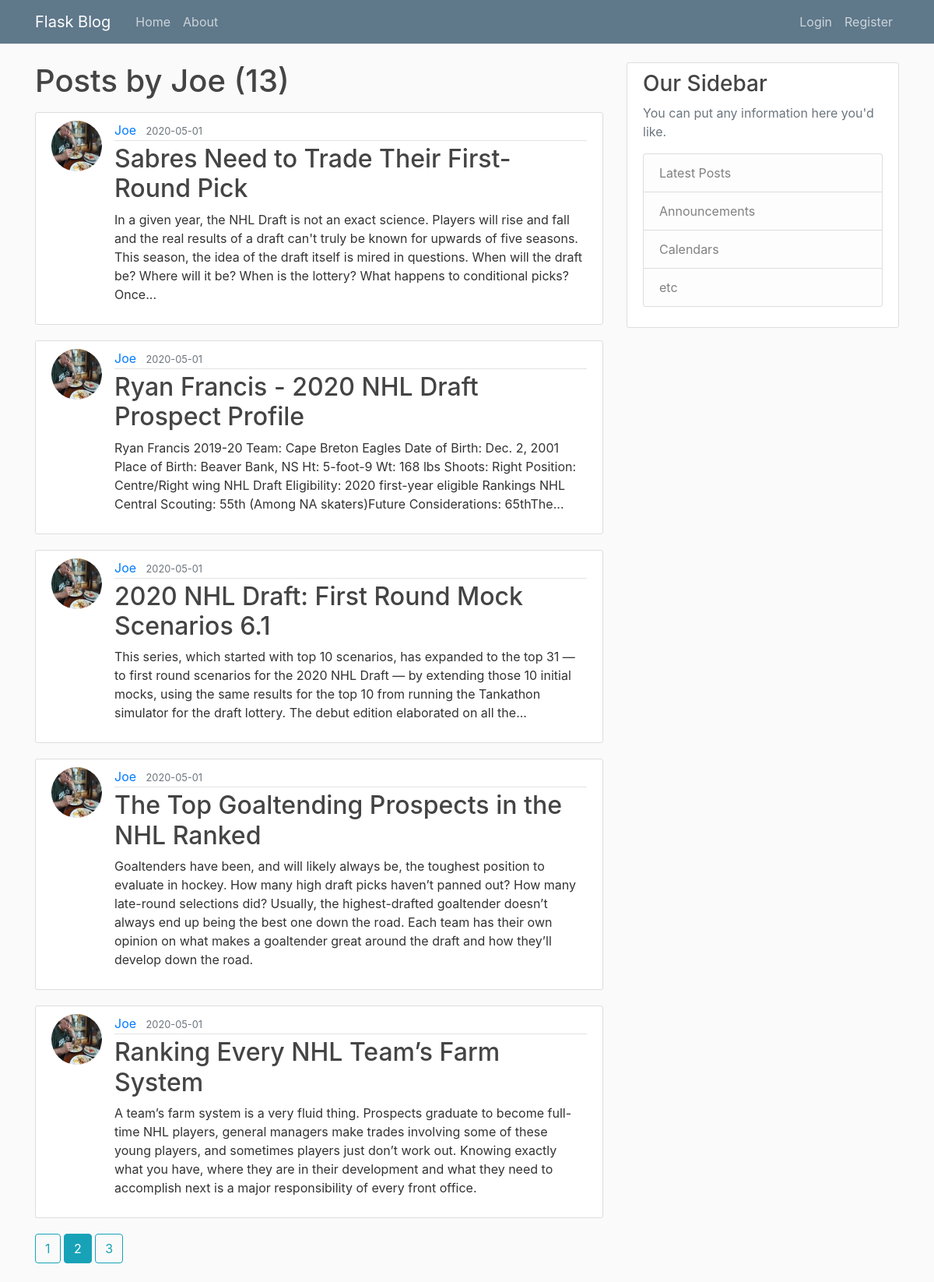
Screenshot of /user/Joe?page=2 with the database file from the repository.
### flask_blog/models.py (models this page shows, shortened)
class User(db.Model, UserMixin):
    id = db.Column(db.Integer, primary_key=True)
    username = db.Column(db.String(20), unique=True, nullable=False)
    email = db.Column(db.String(120), unique=True, nullable=False)
    image_file = db.Column(db.String(20), nullable=False, default='default.jpg')
    password = db.Column(db.String(60), nullable=False)
    posts = db.relationship('Post', backref='author', lazy=True)

class Post(db.Model):
    id = db.Column(db.Integer, primary_key=True)
    title = db.Column(db.String(100), nullable=False)
    date_posted = db.Column(db.DateTime, nullable=False, default=datetime.utcnow)
    content = db.Column(db.Text, nullable=False)
    user_id = db.Column(db.Integer, db.ForeignKey('user.id'), nullable=False)

### flask_blog/routes.py (the view)
@app.route("/user/<string:username>")
def user_posts(username):
    page = request.args.get('page', 1, type=int)
    user = User.query.filter_by(username=username).first_or_404()
    posts = Post.query.filter_by(author=user)\
        .order_by(Post.date_posted.desc())\
        .paginate(page=page, per_page=5)
    return render_template('user_posts.html', posts=posts, user=user)

### flask_blog/templates/user_posts.html
{% extends "layout.html" %}
{% block content %}
    <h1 class="mb-3">Posts by {{ user.username }} ({{ posts.total}})</h1>
    {% for post in posts.items %}
        <article class="media content-section">
            <img class="rounded-circle article-img" src="{{ url_for('static', filename='profile_pics/' + post.author.image_file) }}">
          <div class="media-body">
            <div class="article-metadata">
              <a class="mr-2" href="{{ url_for('user_posts', username=post.author.username) }}">{{ post.author.username }}</a>
              <small class="text-muted">{{ post.date_posted.strftime('%Y-%m-%d') }}</small>
            </div>
            <h2><a class="article-title" href="{{ url_for('post',post_id=post.id) }}">{{ post.title }}</a></h2>
            <p class="article-content">{{ post.content }}</p>
          </div>
        </article>
    {% endfor %}
    {% for page_num in posts.iter_pages(left_edge=1, right_edge=1, left_current=1, right_current=2) %}
        {% if page_num %}
            {% if posts.page == page_num %}
                <a class="btn btn-info mb-4" href="{{ url_for('user_posts',username=user.username, page=page_num) }}">{{ page_num }}</a>
            {% else %}
                <a class="btn btn-outline-info mb-4" href="{{ url_for('user_posts',username=user.username, page=page_num) }}">{{ page_num }}</a>
            {% endif %}
        {% else %}
            ...
        {% endif %}
    {% endfor %}
{% endblock content %}

### flask_blog/static/main.css (style rules this page uses)
body { background: #fafafa; color: #333333; margin-top: 5rem; }
h1, h2, h3, h4, h5, h6 { color: #444444; }
.content-section { background: #ffffff; padding: 10px 20px; border: 1px solid #dddddd; border-radius: 3px; margin-bottom: 20px; }
.article-title { color: #444444; }
.article-content { white-space: pre-line; }
.article-img { height: 65px; width: 65px; margin-right: 16px; }
.article-metadata { padding-bottom: 1px; margin-bottom: 4px; border-bottom: 1px solid #e3e3e3 }

### rows the page displays
User: username "Joe"
Post: image_file (picture), author.username "Joe", date_posted "2020-05-01", title "Sabres Need to Trade Their First-Round Pick", content "In a given year, the NHL Draft is not an exact science. Players will rise and fall and the real results of a draft can't truly be known for upwards of five seasons. This season, the idea of the draft itself is mired in questions. When will the draft be? Where will it be? When is the lottery? What happens to conditional picks? Once..."
Post: image_file (picture), author.username "Joe", date_posted "2020-05-01", title "Ryan Francis - 2020 NHL Draft Prospect Profile", content "Ryan Francis 2019-20 Team: Cape Breton Eagles Date of Birth: Dec. 2, 2001 Place of Birth: Beaver Bank, NS Ht: 5-foot-9 Wt: 168 lbs Shoots: Right Position: Centre/Right wing NHL Draft Eligibility: 2020 first-year eligible Rankings NHL Central Scouting: 55th (Among NA skaters)Future Considerations: 65thThe..."
Post: image_file (picture), author.username "Joe", date_posted "2020-05-01", title "2020 NHL Draft: First Round Mock Scenarios 6.1", content "This series, which started with top 10 scenarios, has expanded to the top 31 — to first round scenarios for the 2020 NHL Draft — by extending those 10 initial mocks, using the same results for the top 10 from running the Tankathon simulator for the draft lottery. The debut edition elaborated on all the..."
Post: image_file (picture), author.username "Joe", date_posted "2020-05-01", title "The Top Goaltending Prospects in the NHL Ranked", content "Goaltenders have been, and will likely always be, the toughest position to evaluate in hockey. How many high draft picks haven’t panned out? How many late-round selections did? Usually, the highest-drafted goaltender doesn’t always end up being the best one down the road. Each team has their own opinion on what makes a goaltender great around the draft and how they’ll develop down the road."
Post: image_file (picture), author.username "Joe", date_posted "2020-05-01", title "Ranking Every NHL Team’s Farm System", content "A team’s farm system is a very fluid thing. Prospects graduate to become full-time NHL players, general managers make trades involving some of these young players, and sometimes players just don’t work out. Knowing exactly what you have, where they are in their development and what they need to accomplish next is a major responsibility of every front office."

### other values shown
{{ posts.total }} "13"
{{ page_num }} "1" "3"
{{ page_num }} "2"
